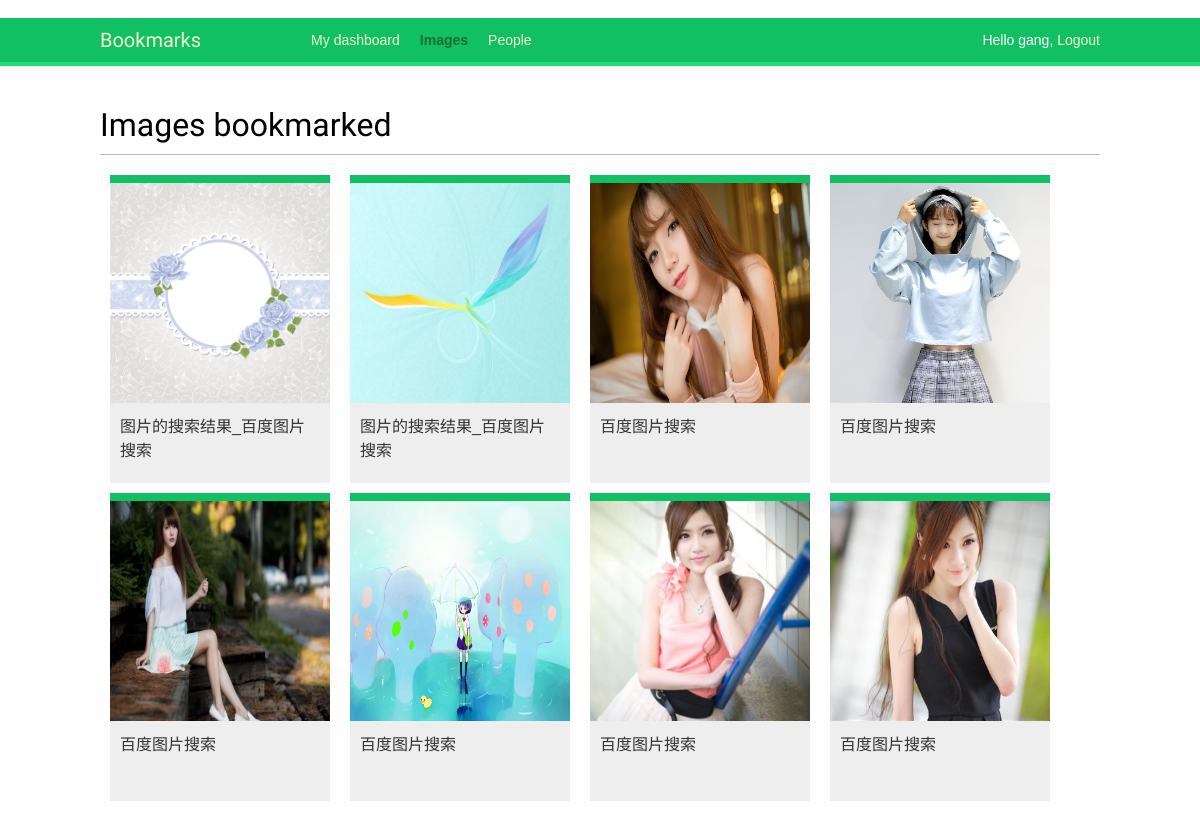
The app's page /images/ (signed in) with its own data.
### images/models.py (models this page shows, shortened)
class Image(models.Model):
    user = models.ForeignKey(settings.AUTH_USER_MODEL,related_name='images_created')
    title = models.CharField(max_length=200)
    slug = models.SlugField(max_length=200,blank=True)
    url = models.URLField()
    image = models.ImageField(upload_to='images/%Y/%m/%d')
    description = models.TextField(blank=True)
    created = models.DateField(auto_now_add=True,db_index=True)
    user_like = models.ManyToManyField(settings.AUTH_USER_MODEL,
                                        related_name='images_liked',blank=True)
    def get_absolute_url(self):
        return reverse('images:detail',args=(self.id,self.slug))

### images/views.py (the view)
@login_required
def image_list(request):
    images = Image.objects.all()
    paginator = Paginator(images, 8)
    page = request.GET.get('page')
    try:
        images = paginator.page(page)
    except PageNotAnInteger:
        images = paginator.page(1)
    except EmptyPage:
        if request.is_ajax():
            return HttpResponse('')
        images = paginator.page(paginator.num_pages)
    if request.is_ajax():
        return render(request, 'images/image/list_ajax.html', {'section': 'images', 'images': images})
    return render(request, 'images/image/list.html', {'section': 'images', 'images': images})

### images/templates/images/image/list.html (shortened to what this page needs)
{% extends "base.html" %}
{% block content %}
    <h1>Images bookmarked</h1>
    <div id="image-list">
        {% include "images/image/list_ajax.html" %}
    </div>
{% endblock %}

### account/templates/base.html (shortened to what this page needs)
﻿{% load staticfiles %}
<!DOCTYPE html>
<html>
<head>
    <link href="{% static "css/base.css" %}" rel="stylesheet">
</head>
<body>
    <div id="header">
        <span class="logo"><a href="{% url "dashboard" %}">Bookmarks</a></span>
        {% if request.user.is_authenticated %}
        <ul class="menu">
            <li {% if section == "dashboard" %}class="selected"{% endif %}>
                <a href="{% url "dashboard" %}">My dashboard</a>
            </li>
            <li {% if section == "images" %}class="selected"{% endif %}>
                <a href="{% url "images:list" %}">Images</a>
            </li>
            <li {% if section == "people" %}class="selected"{% endif %}>
                <a href="{% url "user_list" %}">People</a>
            </li>
        </ul>
        {% endif %}
        <span class="user">
            {% if request.user.is_authenticated %}
                Hello {{ request.user.first_name }},
                <a href="{% url "logout" %}">Logout</a>
            {% else %}
                <a href="{% url "login" %}">Log-in</a>
            {% endif %}
        </span>
    </div>
    <div id="content">
        {% block content %}
        {% endblock %}
    </div>
</body>
</html>

### images/templates/images/image/list_ajax.html (shortened to what this page needs)
{% load thumbnail %}
{% for image in images %}
    <div class="image">
        <a href="{{ image.get_absolute_url }}">
            <img src="{{ image.image.url }}"  height="300"/>
        </a>
        <div class="info">
            <a href="{{ image.get_absolute_url }}" class="title">{{ image.title }}</a>
        </div>
    </div>
{% endfor %}

### account/static/css/base.css (style rules this page uses)
body { margin:0; padding:0; font-family:helvetica, sans-serif; }
a { color:#12c064; text-decoration:none; }
h1, h2, h3, h4, h5 , h6 { font-family: 'Muli', sans-serif; font-weight:normal; }
h1 { border-bottom:1px solid #bbb; padding:0 0 10px 0; margin:10px 0 20px 0; }
#header { padding:10px 100px; font-size:14px; background:#12c064; color:#fff; border-bottom:4px solid #1cdf78; overflow:auto; }
#header .logo { font-family: 'Muli', sans-serif; float:left; color:#f3f7cc; font-size:20px; margin-right:10%; }
#header ul.menu { list-style:none; float:left; margin:0; padding:0; }
#header ul.menu li { float:left; padding:4px 10px; }
#header ul.menu li.selected a, #header ul.menu li.selected a:hover { color:#1b6d32; font-weight:bold; }
#header a { color:#f3f7cc; }
#header .user { float:right; padding-top:4px; }
#content { padding:30px 100px; }
#image-list { overflow:auto; }
#image-list .image { float:left; width:220px; height:300px; margin:0 10px 10px 10px; border-top:8px solid #12c064; background:#eee; }
#image-list img { width:220px; height:220px; }
#image-list .info { padding:10px; }
#image-list .info a { color:#333; }

### records on screen
Image: image (picture), title "图片的搜索结果_百度图片搜索"
Image: image (picture), title "图片的搜索结果_百度图片搜索"
Image: image (picture), title "百度图片搜索"
Image: image (picture), title "百度图片搜索"
Image: image (picture), title "百度图片搜索"
Image: image (picture), title "百度图片搜索"
Image: image (picture), title "百度图片搜索"
Image: image (picture), title "百度图片搜索"

### other values on screen
{{ request.user.first_name }} "gang"
